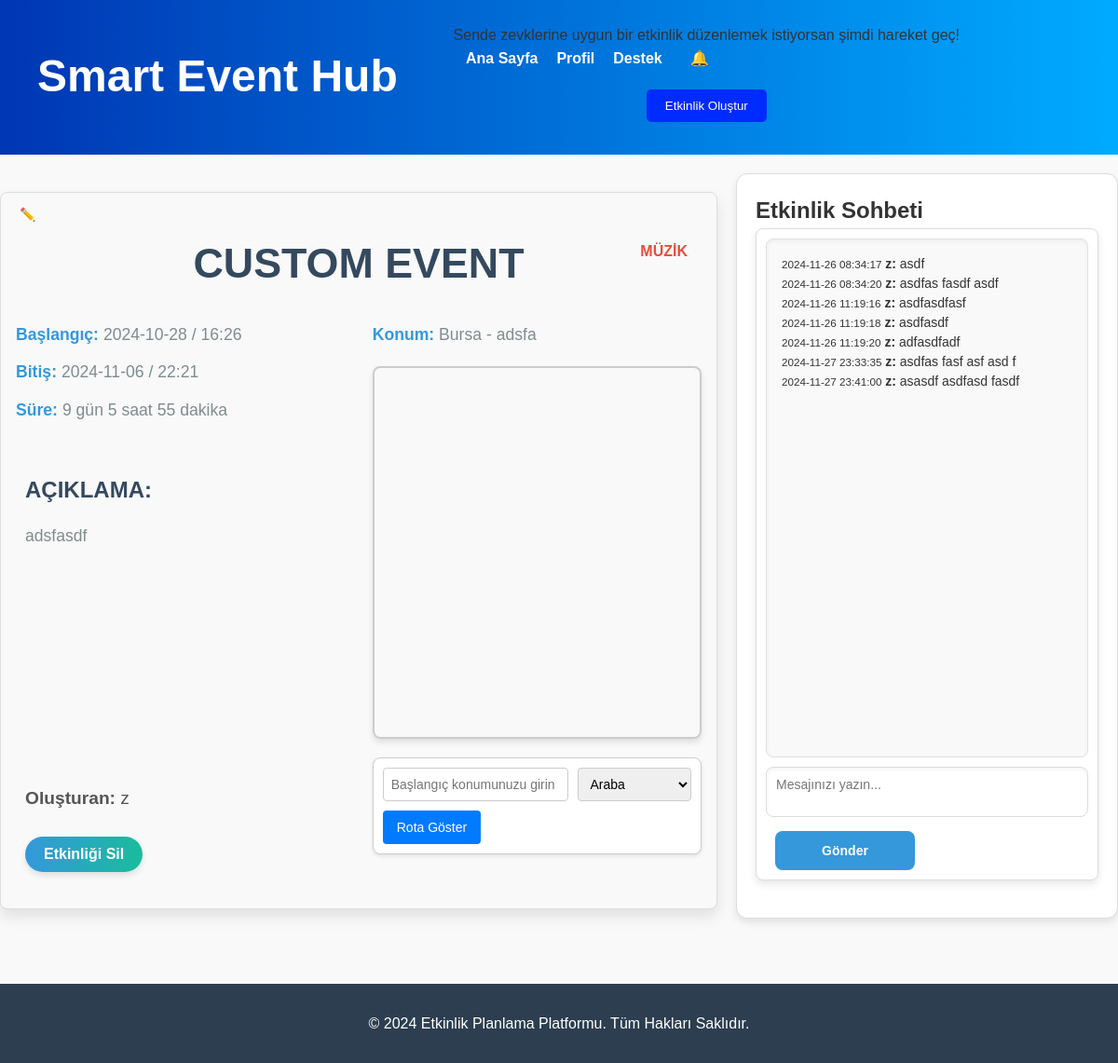
Before: /event/4 (signed in) with the older database file.
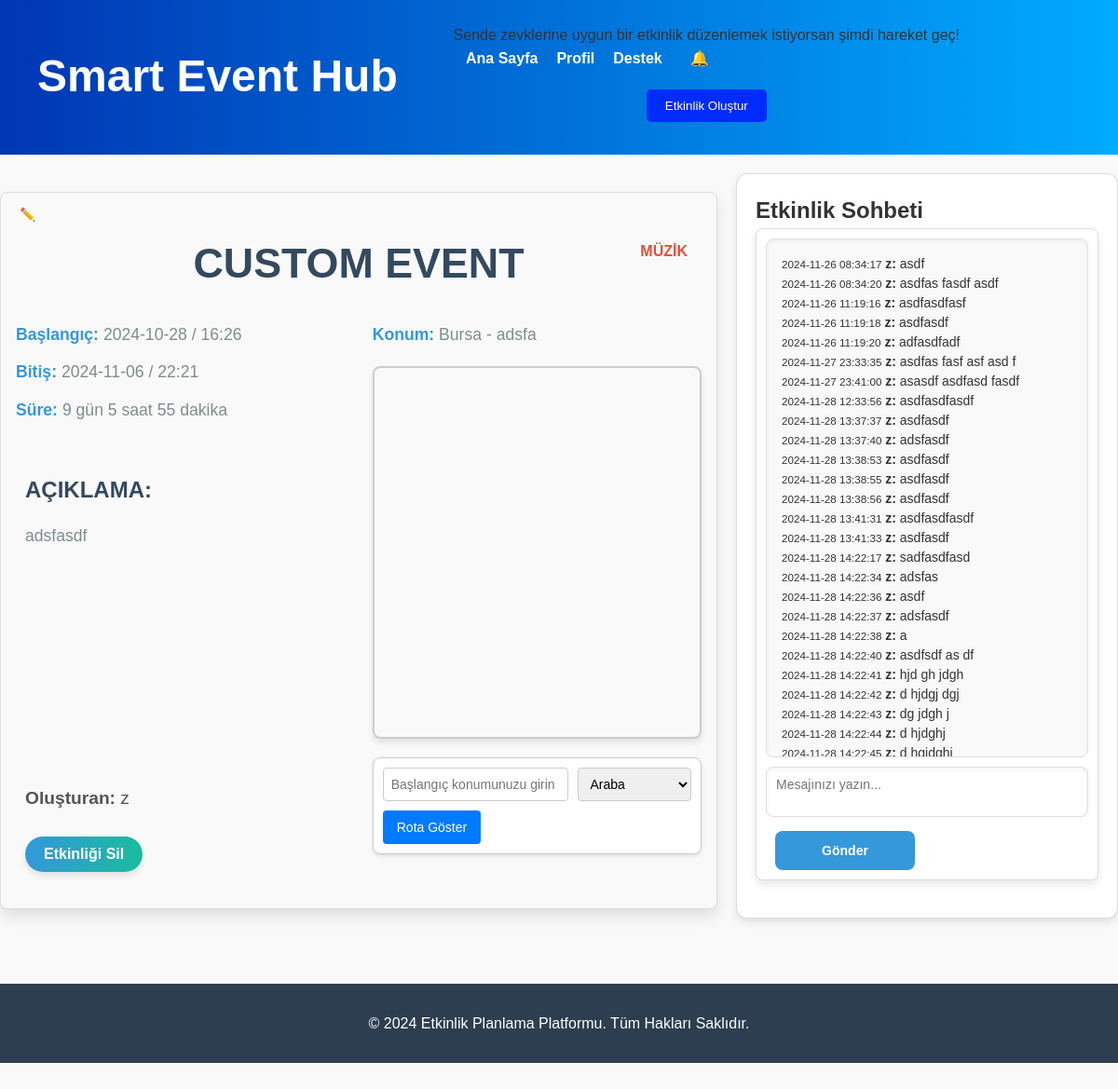
After: the same page with the newer database file.
### tables this page shows
CREATE TABLE messages (
        message_ID INTEGER PRIMARY KEY AUTOINCREMENT,
        sender_ID INTEGER,
        event_ID INTEGER,
        receiver_ID INTEGER,
        message_text TEXT NOT NULL,
        sent_time TEXT NOT NULL,
        FOREIGN KEY (sender_ID) REFERENCES users(ID),
        FOREIGN KEY (receiver_ID) REFERENCES users(ID)
        FOREIGN KEY (event_ID) REFERENCES events(ID)
    );

### app.py (the view)
@app.route('/event/<int:event_id>')
def event_detail(event_id):
    event = get_event_by_id(event_id)
    if not event:
        return "Etkinlik bulunamadı", 404
    username = session.get('user', {}).get('username')
    user_id = get_user_id_by_username(username) if username else None
    is_participant = False
    is_creator = False
    if user_id:
        is_participant = is_user_participant(user_id, event_id)
        is_creator = username == get_event_creator_username(event_id)
    user_events = [dict(row) for row in get_created_events_by_username(username)]
    attended_events = get_user_attended_events(user_id) if user_id else []
    all_user_events = {event['ID']: event for event in user_events + attended_events}.values()
    all_user_events = list(all_user_events)
    conflict_message = None
    for e in all_user_events:
        if is_time_conflicting(
                event['startDate'], event['startTime'], event['finishDate'], event['finishTime'],
                e['startDate'], e['startTime'], e['finishDate'], e['finishTime']
        ):
            conflict_message = "Bu etkinlik, diğer bir etkinlik ile çakışıyor."
            break
    days, hours, minutes = calculate_duration(event['startDate'], event['startTime'], event['finishDate'],
                                              event['finishTime'])
    messages = get_messages_for_event(event_id)
    return render_template(
        'eventDetails.html',
        event=event,
        username=username,
        user_id= user_id,
        is_participant=is_participant,
        is_creator=is_creator,
        messages=messages,
        get_username_by_id=get_username_by_id,
        days=days, hours=hours, minutes=minutes,
        conflict_message=conflict_message
    )

### app.py (called while the page is built)
def calculate_duration(start_date, start_time, finish_date, finish_time):
    start_datetime_str = f"{start_date} {start_time}"
    finish_datetime_str = f"{finish_date} {finish_time}"
    start_datetime = datetime.strptime(start_datetime_str, "%Y-%m-%d %H:%M")
    finish_datetime = datetime.strptime(finish_datetime_str, "%Y-%m-%d %H:%M")
    duration = finish_datetime - start_datetime
    days = duration.days
    hours, remainder = divmod(duration.seconds, 3600)
    minutes, _ = divmod(remainder, 60)
    return days, hours, minutes

def is_time_conflicting(start_date, start_time, end_date, end_time, other_start_date, other_start_time, other_end_date,
                        other_end_time):
    event_start = datetime.strptime(f"{start_date} {start_time}", "%Y-%m-%d %H:%M")
    event_end = datetime.strptime(f"{end_date} {end_time}", "%Y-%m-%d %H:%M")
    other_event_start = datetime.strptime(f"{other_start_date} {other_start_time}", "%Y-%m-%d %H:%M")
    other_event_end = datetime.strptime(f"{other_end_date} {other_end_time}", "%Y-%m-%d %H:%M")
    if event_start < other_event_end and event_end > other_event_start:
        return True
    return False

### templates/eventDetails.html (shortened to what this page needs)
<!DOCTYPE html>
<html lang="tr">
<head>
    <link rel="stylesheet" href="{{ url_for('static', filename='css/eventDetails_style.css') }}">
</head>
<body>
        {% include 'header.html' %}
    <main>
        <div class="details-and-chat">
            <section class="event-details">
                {% if is_creator %}
                    <div class="edit-button">
                        <a href="{{ url_for('edit_event', event_id=event['id']) }}" class="edit-link"> ✏️ </a>
                    </div>
                {% endif %}
                <h2 class="event-title"> {{ event['event_name'] }} <span class="event-category">{{ event['category'] }}</span></h2>
                <div class="event-info">
                    <div class="event-date">
                        <p><strong>Başlangıç:</strong> {{ event['startDate'] }} / {{ event['startTime'] }}</p>
                        <p><strong>Bitiş:</strong> {{ event['finishDate'] }} / {{ event['finishTime'] }}</p>
                        <p><strong>Süre:</strong> {{ days }} gün {{ hours }} saat {{ minutes }} dakika</p>
                    </div>
                    <div class="event-location">
                        <p><strong>Konum:</strong> {{ event['city'] }} - {{ event['address'] }} </p>
                        <div id="map" style="width: 100%; height: 400px; margin-top: 20px;"></div>
                        <div class="route-controls">
                        <input type="text" id="start-location" placeholder="Başlangıç konumunuzu girin">
                        <select id="travel-mode">
                            <option value="DRIVING">Araba</option>
                        </select>
                        <button id="get-route">Rota Göster</button>
                        </div>
                    </div>
                </div>
                <div class="event-description">
                    <h3>Açıklama:</h3>
                    <p>{{ event['description'] }}</p>
                </div>
                <div class="event-creator">
                    <p><strong>Oluşturan:</strong> {{ event['creator_username'] }} </p>
                </div>
                <div class="event-actions">
                    {% if is_creator %}
                        <form action="{{ url_for('delete_event', event_id=event['id']) }}" method="POST">
                            <button type="submit" class="join-button">Etkinliği Sil</button>
                        </form>
                    {% endif %}
                </div>
            </section>
            <section class="event-chat" {% if not is_participant and not is_creator %} style="display: none;" {% endif %}>
                    <h2>Etkinlik Sohbeti</h2>
                    <div id="chat-container">
                        <div id="chat-messages">
                            {% for message in messages %}
                            <div class="message {% if message['sender_ID'] == current_user_id %} user-message {% endif %}">
                                <small>{{ message['sent_time'] }}</small>
                                <strong>{{ get_username_by_id(message['sender_ID']) }}:</strong>
                                <span>{{ message['message_text'] }}</span>
                            </div>
                            {% endfor %}
                        </div>
                        <textarea id="chat-input" placeholder="Mesajınızı yazın..."></textarea>
                        <button id="send-message">Gönder</button>
                    </div>
            </section>
        </div>
    </main>
    <footer>
        <p>© 2024 Etkinlik Planlama Platformu. Tüm Hakları Saklıdır.</p>
    </footer>
</body>
</html>

Changed rows visible on the page:
added messages: sent_time "2024-11-28 12:33:56", get_username_by_id "z", message_text "asdfasdfasdf"
added messages: sent_time "2024-11-28 13:37:37", get_username_by_id "z", message_text "asdfasdf"
added messages: sent_time "2024-11-28 13:37:40", get_username_by_id "z", message_text "adsfasdf"
added messages: sent_time "2024-11-28 13:38:53", get_username_by_id "z", message_text "asdfasdf"
added messages: sent_time "2024-11-28 13:38:55", get_username_by_id "z", message_text "asdfasdf"
added messages: sent_time "2024-11-28 13:38:56", get_username_by_id "z", message_text "asdfasdf"
added messages: sent_time "2024-11-28 13:41:31", get_username_by_id "z", message_text "asdfasdfasdf"
added messages: sent_time "2024-11-28 13:41:33", get_username_by_id "z", message_text "asdfasdf"
added messages: sent_time "2024-11-28 14:22:17", get_username_by_id "z", message_text "sadfasdfasd"
added messages: sent_time "2024-11-28 14:22:34", get_username_by_id "z", message_text "adsfas"
added messages: sent_time "2024-11-28 14:22:36", get_username_by_id "z", message_text "asdf"
added messages: sent_time "2024-11-28 14:22:37", get_username_by_id "z", message_text "adsfasdf"
added messages: sent_time "2024-11-28 14:22:38", get_username_by_id "z", message_text "a"
added messages: sent_time "2024-11-28 14:22:40", get_username_by_id "z", message_text "asdfsdf as df"
added messages: sent_time "2024-11-28 14:22:41", get_username_by_id "z", message_text "hjd gh jdgh"
added messages: sent_time "2024-11-28 14:22:42", get_username_by_id "z", message_text "d hjdgj dgj"
added messages: sent_time "2024-11-28 14:22:43", get_username_by_id "z", message_text "dg jdgh j"
added messages: sent_time "2024-11-28 14:22:44", get_username_by_id "z", message_text "d hjdghj"
added messages: sent_time "2024-11-28 14:22:45", get_username_by_id "z", message_text "d hgjdghj"
